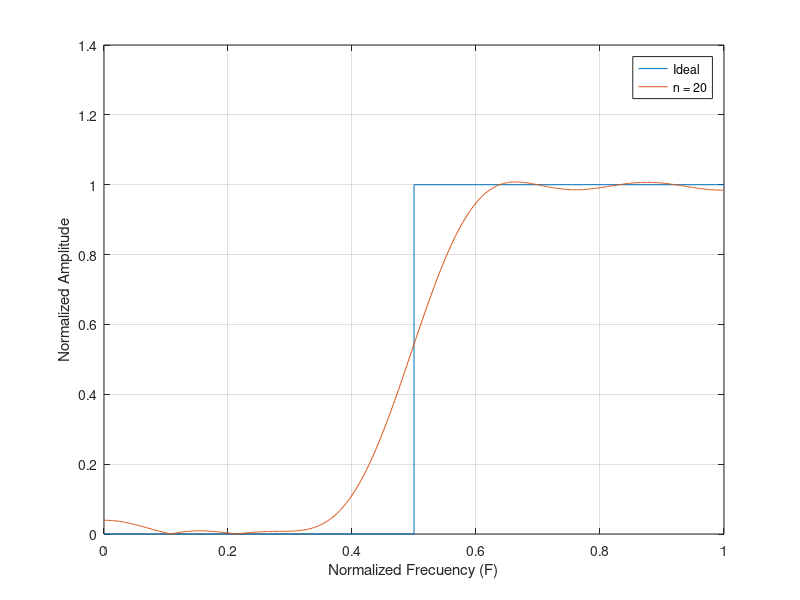

Recreate this plot in MATLAB. (Note: this script raises an error after producing the figure.)
n = 20;
f = 0.5;

f1 = 0.3;
f2 = 0.6;

m = 127;

% FilterType
%   1: LowPass     3: BandPass
%   2: HighPass    4: BandStop
FilterType = 2;

switch FilterType
    case {1, 2}
        f = [0 f f 1];
        if FilterType == 1
            m = [m m 0 0];   
        elseif FilterType == 2
            m = [0 0 m m];   
        end
    case {3, 4}
        f = [0 f1 f1 f2 f2 1];
        if FilterType == 3
            m = [0 0 m m 0 0];   
        elseif FilterType == 4
            m = [m m 0 0 m m];   
        end
end


bi = round(fir2(n, f, m));

[h1, w] = freqz(bi, 1);

plot(f, m/max(m), w/pi, abs(h1)/max(m));
ylabel('Normalized Amplitude');
xlabel('Normalized Frecuency (F)');
legend('Ideal', sprintf("n = %d", n));
grid on;

str = sprintf('%d, ', bi);
coeff_format = sprintf("normal {%s}\n", str(1:end-2));
fprintf(coeff_format);

clipboard('copy', coeff_format);

clear;
